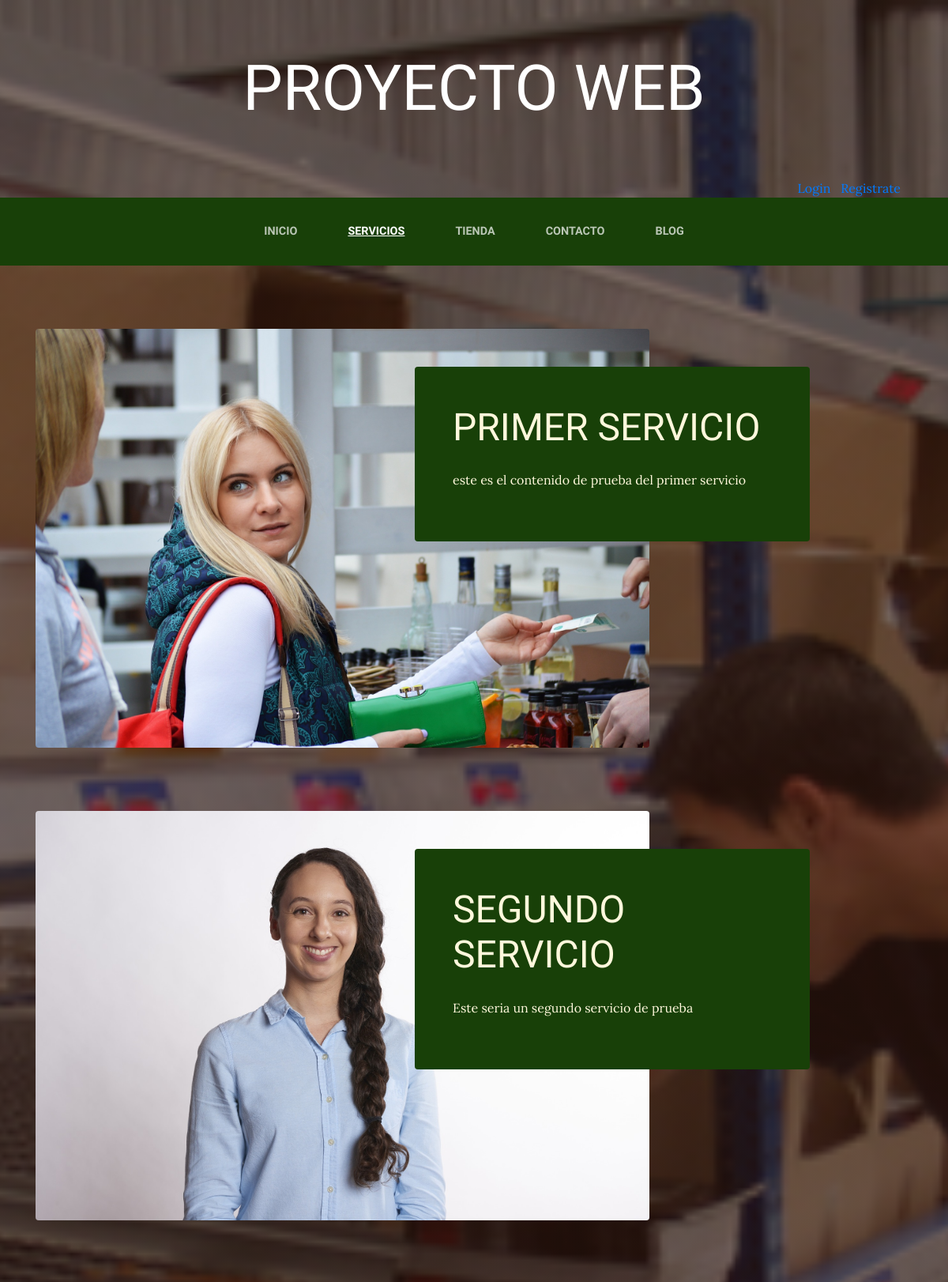
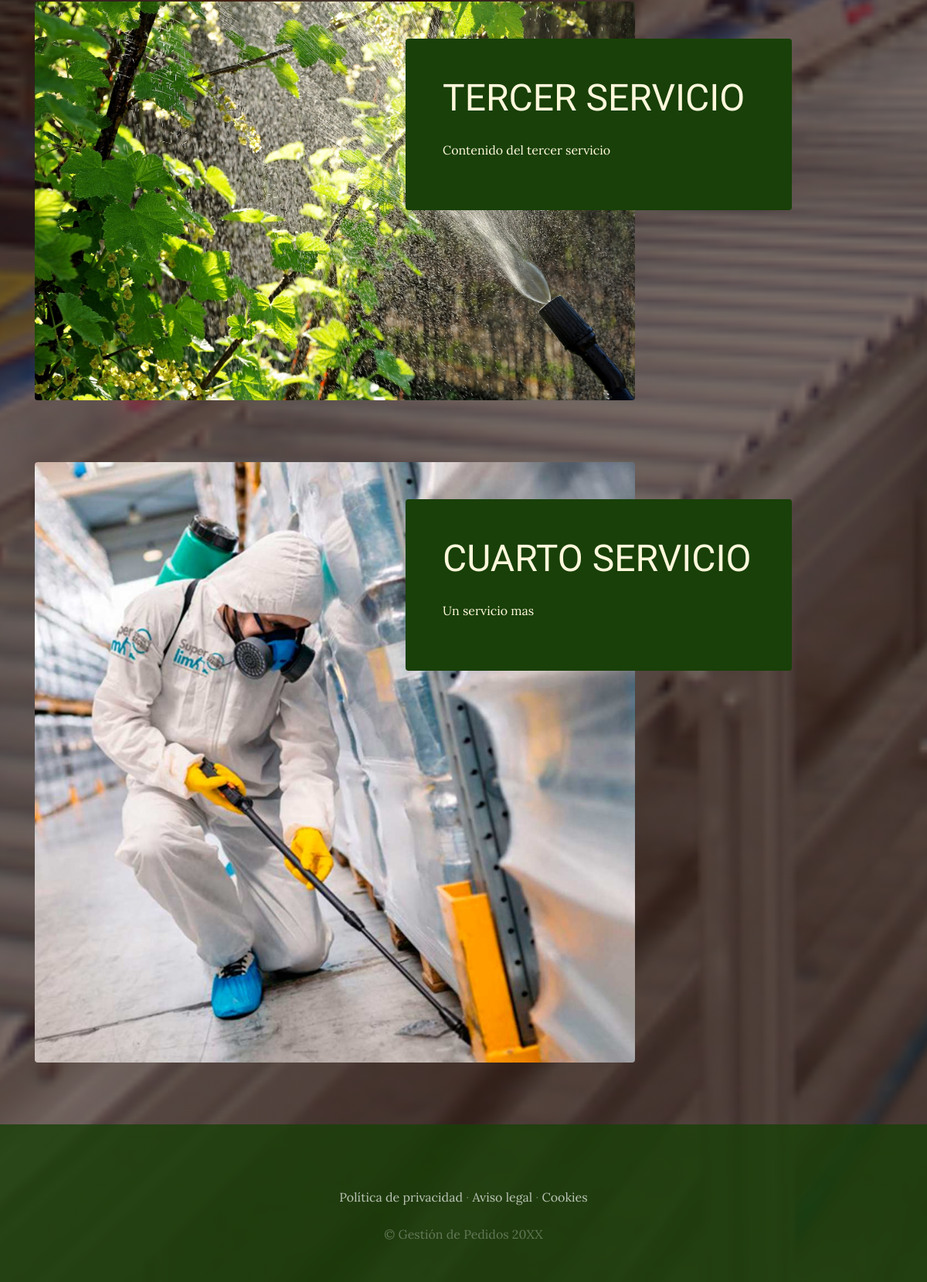
The app's page /servicios/ with its own data (2 pictures, top to bottom).
### servicios_app/models.py (models this page shows, shortened)
class Servicio(models.Model):
    titulo = models.CharField(max_length=50)
    contenido = models.CharField(max_length=50)
    imagen = models.ImageField(upload_to='servicios')
    created = models.DateTimeField(auto_now_add=True)
    updated = models.DateTimeField(auto_now_add=True)
    class Meta:
        verbose_name = 'servicio'
        verbose_name_plural = 'servicios'

### servicios_app/views.py (the view)
# urls.py: path('servicios/', include('servicios_app.urls')),
def servicios(request):
    servicios = Servicio.objects.all()
    return render(request, 'servicios_app/servicios.html', {
        'servicios': servicios
    })

### carro_app/context_processor.py (called while the page is built)
def importe_total_carro(request):
    total = 0
    '''if request.user.is_authenticated:
     for key, value in request.session["carro"].items():
            total += (float(value["precio"]))'''
    return {
        "importe_total_carro": total
    }

### servicios_app/templates/servicios_app/servicios.html
{% extends "proyecto_web_app/layout.html" %}
{% block content %}
{% load static %}
    {% for servicio in servicios %}
    <section class="page-section clearfix">
        <div class="container">
        <div class="intro">
            <img class="intro-img img-fluid mb-3 mb-lg-0 rounded" src="{{servicio.imagen.url}}" alt="" style="width: 70%;">
            <div class="intro-text left-0text-center bg-faded p-5 rounded">
            <h2 class="section-heading mb-4" >
                <span class="section-heading-lower">{{servicio.titulo}}</span>
            </h2>
            <p class="mb-3">{{servicio.contenido}}
            </p>
            </div>
        </div>
        </div>
    </section>
    {% endfor %}
{% endblock %}

### proyecto_web_app/templates/proyecto_web_app/layout.html (shortened to what this page needs)
<!DOCTYPE html>
<html lang="en">
<head>
    {% load static %}
    <link href="{% static 'proyecto_web_app/vendor/bootstrap/css/bootstrap.min.css' %}" rel="stylesheet">
    <link href="{% static 'proyecto_web_app/css/gestion.css' %}" rel="stylesheet">
</head>
<body>
    <h1 class="site-heading text-center text-white d-none d-lg-block">
        <span class="site-heading-lower">Proyecto web</span>
    </h1>
    <div style="text-align: right; margin-right: 5%; color: aliceblue;">
        {% if user.is_authenticated%}
        Hola {{ user.username }} &nbsp; &nbsp; <a href="{% url 'cerrar_sesion' %}">Cerrar sesión</a>
        {% else %}
        <a href="{% url 'logear' %}">Login</a> &nbsp; <a href="{% url 'autenticacion' %}">Registrate</a>
        {% endif %}
    </div>
<nav class="navbar navbar-expand-lg navbar-dark py-lg-4" id="mainNav">
    <div class="container">
        <div class="collapse navbar-collapse" id="navbarResponsive">
            <ul class="navbar-nav mx-auto">
            <li class="nav-item {% if request.path == '/' %}active{% endif %} px-lg-4">
            <a class="nav-link text-uppercase text-expanded" href="{% url 'Home' %}">Inicio</a>
            </li>
            <li class="nav-item {% if request.path == '/servicios/' %}active{% endif %}  px-lg-4">
            <a class="nav-link text-uppercase text-expanded" href="{% url 'servicios' %}">Servicios</a>
            </li>
            <li class="nav-item {% if request.path == '/tienda/' %}active{% endif %} px-lg-4">
            <a class="nav-link text-uppercase text-expanded" href="{% url 'tienda' %}">Tienda</a>
            </li>
            <li class="nav-item {% if request.path == '/contacto/' %}active{% endif %} px-lg-4">
            <a class="nav-link text-uppercase text-expanded" href="{% url 'contacto' %}">Contacto</a>
            </li>
            <li class="nav-item {% if request.path|slice:':6' == '/blog/' %}active{% endif %} px-lg-4">
            <a class="nav-link text-uppercase text-expanded" href="{% url 'blog' %}">Blog</a>
            </li>
            </ul>
        </div>
    </div>
</nav>
    {% block content %}
    {% endblock %}
    <footer class="footer text-faded text-center py-5">
        <div class="container">
            <p class="m-0 mbt">
                <a href="{% url 'privacidad' %}" class="link">Política de privacidad</a> ·
                <a href="sample.html" class="link">Aviso legal</a> ·
                <a href="sample.html" class="link">Cookies</a>
            </p>
            <p class="m-0 mbt1">&copy; Gestión de Pedidos 20XX</p>
        </div>
    </footer>
</body>
</html>

### proyecto_web_app/static/proyecto_web_app/css/gestion.css (style rules this page uses)
body { font-family: 'Lora'; background: linear-gradient(rgba(47, 23, 15, 0.65), rgba(47, 23, 15, 0.65)), url("../img/bg_main.jpg"); background-attachment: fixed; background-position: center; background-size: cover; }
h1, h2, h3, h4, h5, h6 { font-family: 'Raleway'; }
p { line-height: 1.75; }
.text-faded { color: rgba(255, 255, 255, 0.3); }
.site-heading { margin-top: 5rem; margin-bottom: 5rem; text-transform: uppercase; line-height: 1; font-family: 'Raleway'; }
.site-heading .site-heading-lower { font-size: 5rem; font-weight: 100; line-height: 4rem; }
.page-section { margin-top: 5rem; margin-bottom: 5rem; }
.section-heading { text-transform: uppercase; }
.section-heading .section-heading-lower { display: block; font-size: 3rem; font-weight: 100; }
.bg-faded { background-color: rgba(255, 255, 255, 0.85); }
#mainNav { background-color: rgba(24, 64, 8); font-family: 'Raleway'; }
#mainNav .navbar-nav .nav-item .nav-link { color: rgba(255, 255, 255, 0.7); font-weight: 800; }
#mainNav .navbar-nav .nav-item.active .nav-link { color: #ffffff; text-decoration: underline; }
@media (min-width: 992px) { #mainNav .navbar-nav .nav-item .nav-link { font-size: 0.9rem; } }
.intro { position: relative; }
@media (min-width: 992px) { .intro .intro-img { width: 75%; float: left; } }
@media (min-width: 992px) { .intro .intro-text { width: 60%; margin-top: 3rem; margin-left: 30rem; background-color: rgba(24, 64, 8); color: cornsilk; position: absolute; } }
@media (min-width: 1200px) { .intro .intro-text { width: 45%; } }
.footer { background-color: rgba(24, 64, 8, 0.8); }
.mbt { padding-top: 2rem; }
.mbt1 { padding-top: 1.25rem; }
a.link { color: rgba(255, 255, 255, 0.7); }

### records on screen
Servicio: imagen (picture), titulo "PRIMER SERVICIO", contenido "este es el contenido de prueba del primer servicio"
Servicio: imagen (picture), titulo "SEGUNDO SERVICIO", contenido "Este seria un segundo servicio de prueba"
Servicio: imagen (picture), titulo "TERCER SERVICIO", contenido "Contenido del tercer servicio"
Servicio: imagen (picture), titulo "CUARTO SERVICIO", contenido "Un servicio mas"
